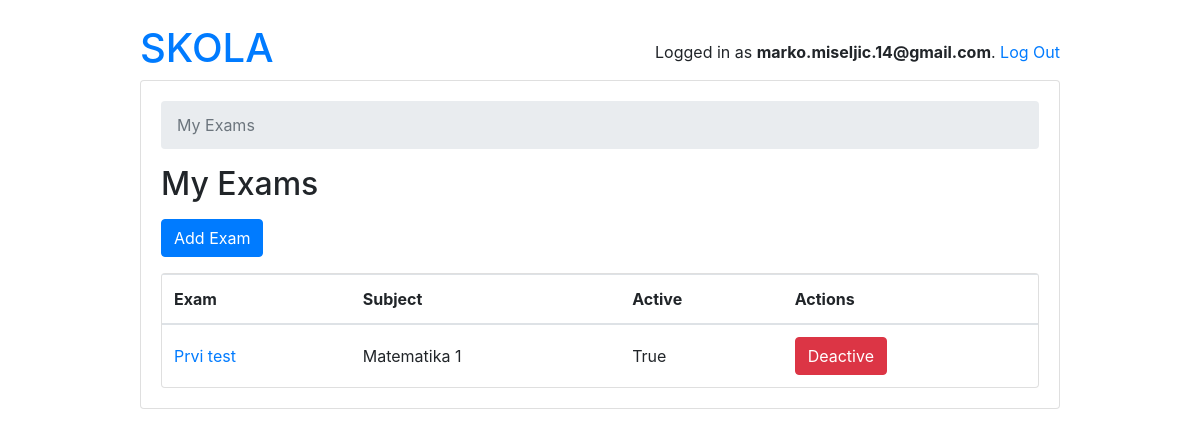
Before: /teachers/ (signed in) with the older database file.
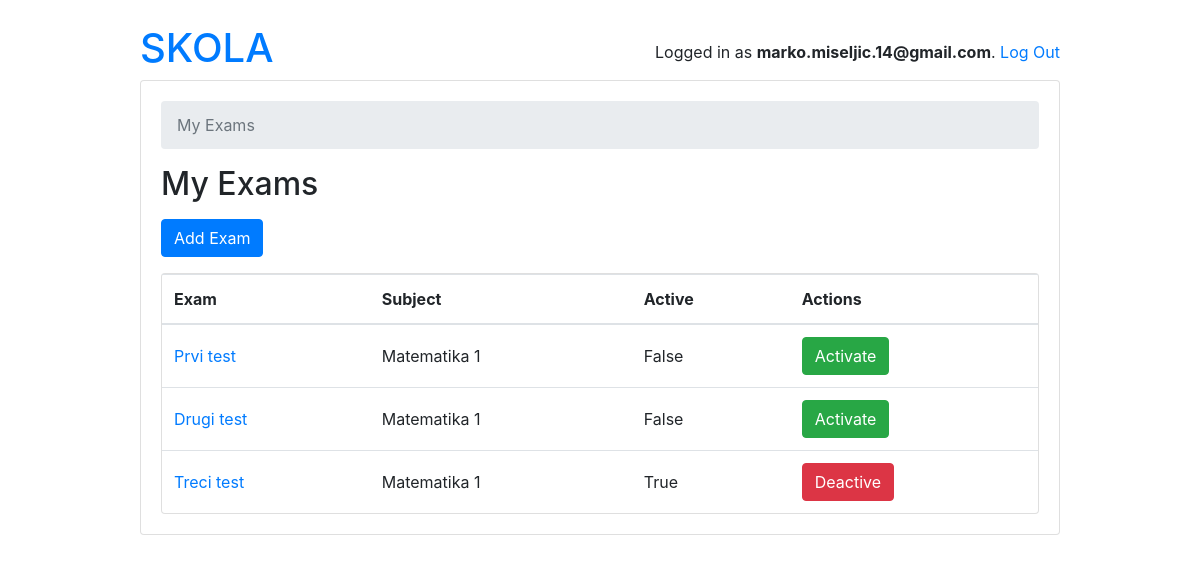
After: the same page with the newer database file.
### account/models.py (models this page shows)
class User(AbstractUser):
    first_name = models.CharField(max_length=220)
    last_name = models.CharField(max_length=220)
    email = models.EmailField()
    is_student = models.BooleanField(default=False)
    is_teacher = models.BooleanField(default=False)

### school/models.py (models this page shows, shortened)
class Exam(models.Model):
    type = models.CharField(max_length=100)
    active = models.BooleanField(default=False)
    duration = models.IntegerField()
    nuber_of_questions = models.IntegerField()
    required_score_to_pass = models.IntegerField(help_text="required score in %")
    subject  = models.ForeignKey(Subject, on_delete=models.CASCADE)
    owner = models.ForeignKey('account.User', on_delete=models.CASCADE, related_name='exams')

class Subject(models.Model):
    name = models.CharField(max_length=220)
    school = models.ManyToManyField(School)
    def __str__(self):
        return self.name

### account/views.py (the view)
# urls.py: path('', ExamTeacherListView.as_view(), name='exam_change_list'),
@method_decorator([login_required, teacher_required], name='dispatch')
class ExamTeacherListView(ListView):
    model = Exam
    ordering = ('type', )
    context_object_name = 'exams'
    template_name = 'teachers/exam_change_list.html'
    def get_queryset(self):
        queryset = Exam.objects.filter(owner=self.request.user)#self.request.user.exams \
        return queryset

### templates/teachers/exam_change_list.html
{% extends 'base.html' %}
{% block content %}
  <nav aria-label="breadcrumb">
    <ol class="breadcrumb">
      <li class="breadcrumb-item active" aria-current="page">My Exams</li>
    </ol>
  </nav>
  <h2 class="mb-3">My Exams</h2>
  <a href="{% url 'teachers:exam_add' %}" class="btn btn-primary mb-3" role="button">Add Exam</a>
  <div class="card">
    <table class="table mb-0">
      <thead>
        <tr>
          <th>Exam</th>
          <th>Subject</th>
          <th>Active</th>
          <th>Actions</th>
        </tr>
      </thead>
      <tbody>
        {% for exam in exams %}
          <tr>
            <td class="align-middle"><a href="{% url 'teachers:exam_change' exam.pk %}">{{ exam.type }}</a></td>
            <td class="align-middle">{{exam.subject}}</td>
            <td class="align-middle">{{exam.active}}</td>
            <td class="align-middle">
              {% if exam.active == False %}
                <a type="button" class="btn btn-success" href="{% url 'teachers:exam_change_activity' exam.pk %}">Activate</a>
              {% else %}
                <a type="button" class="btn btn-danger" href="{% url 'teachers:exam_change_activity' exam.pk %}">Deactive</a>
              {% endif %}
            </td>
          </tr>
        {% empty %}
          <tr>
            <td class="bg-light text-center font-italic" colspan="5">You haven't created any Exam yet.</td>
          </tr>
        {% endfor %}
      </tbody>
    </table>
  </div>
{% endblock %}

### templates/base.html (shortened to what this page needs)
{% load static %}
<!doctype html>
<html lang="eng">
<head>
    <link rel="stylesheet" href="https://cdn.jsdelivr.net/npm/bootstrap@4.5.3/dist/css/bootstrap.min.css"
>
</head>
<body>
    <div class="container my-4">
        <div class="row justify-content-center">
            <div class="col-md-10 col-sm-12">
                <div class="row">
                    <div class="col-6">
                        <h1>
                            {% if user.is_authenticated and user.is_student %}
                                <a href="students:exam_list">SKOLA</a>
                            {% elif user.is_authenticated and user.is_teacher %}
                                <a href="teachers:exam_change_list">SKOLA</a>
                            {% endif %}
                        </h1>
                    </div>
                    <div class="col-6 text-right">
                        {% if user.is_authenticated %}
                        <p class="pt-3">Logged in as <strong>{{user.email}}</strong>. <a href="{% url 'logout' %}">Log Out</a></p>
                        {% else %}
                        <a href="{% url 'login' %}" class="btn btn-light" role="button">Log in</a>
                        {% endif %}
                    </div>
                </div>
                <div class="card mb-3">
                    <div class="card-body">
                        {% block content %}
                        {% endblock content %}
                    </div>
                </div>
            </div>
        </div>
    </div>
</body>
</html>

Changed rows visible on the page:
changed Exam "Prvi test": active "True" → "False"; active "Deactive" → "Activate"
added Exam: type "Drugi test", subject "Matematika 1", active "False", shows "Activate"
added Exam: type "Treci test", subject "Matematika 1", active "True", shows "Deactive"
